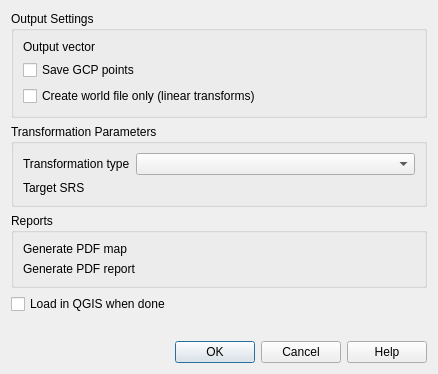
<?xml version="1.0" encoding="UTF-8"?>
<ui version="4.0">
 <class>QgsVectorTransformSettingsDialog</class>
 <widget class="QDialog" name="QgsVectorTransformSettingsDialog">
  <property name="geometry">
   <rect>
    <x>0</x>
    <y>0</y>
    <width>438</width>
    <height>374</height>
   </rect>
  </property>
  <property name="windowTitle">
   <string>Transformation Settings</string>
  </property>
  <layout class="QGridLayout" name="gridLayout_2">
   <item row="9" column="0">
    <widget class="QDialogButtonBox" name="buttonBox">
     <property name="orientation">
      <enum>Qt::Horizontal</enum>
     </property>
     <property name="standardButtons">
      <set>QDialogButtonBox::Cancel|QDialogButtonBox::Help|QDialogButtonBox::Ok</set>
     </property>
    </widget>
   </item>
   <item row="8" column="0">
    <spacer name="verticalSpacer">
     <property name="orientation">
      <enum>Qt::Vertical</enum>
     </property>
     <property name="sizeHint" stdset="0">
      <size>
       <width>20</width>
       <height>40</height>
      </size>
     </property>
    </spacer>
   </item>
   <item row="7" column="0">
    <widget class="QCheckBox" name="cbxLoadInQgisWhenDone">
     <property name="text">
      <string>Load in QGIS when done</string>
     </property>
    </widget>
   </item>
   <item row="6" column="0">
    <widget class="QGroupBox" name="groupBox_3">
     <property name="title">
      <string>Reports</string>
     </property>
     <layout class="QGridLayout" name="gridLayout_6">
      <item row="0" column="1">
       <widget class="QgsFileWidget" name="mPdfMap"/>
      </item>
      <item row="1" column="1">
       <widget class="QgsFileWidget" name="mPdfReport"/>
      </item>
      <item row="1" column="0">
       <widget class="QLabel" name="label_6">
        <property name="text">
         <string>Generate PDF report</string>
        </property>
       </widget>
      </item>
      <item row="0" column="0">
       <widget class="QLabel" name="label_7">
        <property name="text">
         <string>Generate PDF map</string>
        </property>
       </widget>
      </item>
     </layout>
    </widget>
   </item>
   <item row="1" column="0">
    <widget class="QGroupBox" name="groupBox">
     <property name="title">
      <string>Transformation Parameters</string>
     </property>
     <layout class="QGridLayout" name="gridLayout_4">
      <item row="1" column="1">
       <widget class="QgsProjectionSelectionWidget" name="mCrsSelector">
        <property name="focusPolicy">
         <enum>Qt::StrongFocus</enum>
        </property>
       </widget>
      </item>
      <item row="1" column="0">
       <widget class="QLabel" name="label_3">
        <property name="sizePolicy">
         <sizepolicy hsizetype="Fixed" vsizetype="Preferred">
          <horstretch>0</horstretch>
          <verstretch>0</verstretch>
         </sizepolicy>
        </property>
        <property name="text">
         <string>Target SRS</string>
        </property>
       </widget>
      </item>
      <item row="0" column="0">
       <widget class="QLabel" name="label">
        <property name="sizePolicy">
         <sizepolicy hsizetype="Fixed" vsizetype="Preferred">
          <horstretch>0</horstretch>
          <verstretch>0</verstretch>
         </sizepolicy>
        </property>
        <property name="text">
         <string>Transformation type</string>
        </property>
       </widget>
      </item>
      <item row="0" column="1">
       <widget class="QComboBox" name="cmbTransformType">
        <property name="sizePolicy">
         <sizepolicy hsizetype="Preferred" vsizetype="Fixed">
          <horstretch>0</horstretch>
          <verstretch>0</verstretch>
         </sizepolicy>
        </property>
       </widget>
      </item>
     </layout>
    </widget>
   </item>
   <item row="0" column="0">
    <widget class="QGroupBox" name="groupBox_2">
     <property name="title">
      <string>Output Settings</string>
     </property>
     <layout class="QGridLayout" name="gridLayout_5">
      <item row="0" column="1">
       <widget class="QgsFileWidget" name="mOutputVector"/>
      </item>
      <item row="2" column="0" colspan="2">
       <widget class="QCheckBox" name="mWorldFileCheckBox">
        <property name="text">
         <string>Create world file only (linear transforms)</string>
        </property>
       </widget>
      </item>
      <item row="0" column="0">
       <widget class="QLabel" name="label_2">
        <property name="sizePolicy">
         <sizepolicy hsizetype="Fixed" vsizetype="Preferred">
          <horstretch>0</horstretch>
          <verstretch>0</verstretch>
         </sizepolicy>
        </property>
        <property name="text">
         <string>Output vector</string>
        </property>
       </widget>
      </item>
      <item row="1" column="0">
       <widget class="QCheckBox" name="saveGcpCheckBox">
        <property name="text">
         <string>Save GCP points</string>
        </property>
       </widget>
      </item>
     </layout>
    </widget>
   </item>
  </layout>
 </widget>
 <customwidgets>
  <customwidget>
   <class>QgsFileWidget</class>
   <extends>QWidget</extends>
   <header>qgsfilewidget.h</header>
   <container>1</container>
  </customwidget>
  <customwidget>
   <class>QgsProjectionSelectionWidget</class>
   <extends>QWidget</extends>
   <header>qgsprojectionselectionwidget.h</header>
   <container>1</container>
  </customwidget>
 </customwidgets>
 <tabstops>
  <tabstop>cmbTransformType</tabstop>
  <tabstop>mCrsSelector</tabstop>
  <tabstop>mOutputVector</tabstop>
  <tabstop>mWorldFileCheckBox</tabstop>
  <tabstop>mPdfMap</tabstop>
  <tabstop>mPdfReport</tabstop>
 </tabstops>
 <resources/>
 <connections>
  <connection>
   <sender>buttonBox</sender>
   <signal>accepted()</signal>
   <receiver>QgsVectorTransformSettingsDialog</receiver>
   <slot>accept()</slot>
   <hints>
    <hint type="sourcelabel">
     <x>248</x>
     <y>254</y>
    </hint>
    <hint type="destinationlabel">
     <x>157</x>
     <y>274</y>
    </hint>
   </hints>
  </connection>
  <connection>
   <sender>buttonBox</sender>
   <signal>rejected()</signal>
   <receiver>QgsVectorTransformSettingsDialog</receiver>
   <slot>reject()</slot>
   <hints>
    <hint type="sourcelabel">
     <x>316</x>
     <y>260</y>
    </hint>
    <hint type="destinationlabel">
     <x>286</x>
     <y>274</y>
    </hint>
   </hints>
  </connection>
 </connections>
</ui>
